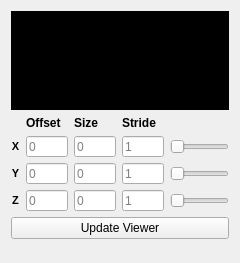
<?xml version="1.0" encoding="UTF-8"?>
<ui version="4.0">
 <class>selector_toolbox</class>
 <widget class="QWidget" name="selector_toolbox">
  <property name="enabled">
   <bool>true</bool>
  </property>
  <property name="geometry">
   <rect>
    <x>0</x>
    <y>0</y>
    <width>240</width>
    <height>263</height>
   </rect>
  </property>
  <property name="sizePolicy">
   <sizepolicy hsizetype="Expanding" vsizetype="Expanding">
    <horstretch>0</horstretch>
    <verstretch>0</verstretch>
   </sizepolicy>
  </property>
  <property name="windowTitle">
   <string>Selector Toolbox</string>
  </property>
  <layout class="QGridLayout" name="gridLayout_2">
   <item row="0" column="0" colspan="5">
    <widget class="QxtLetterBoxWidget" name="letterbox">
     <property name="sizePolicy">
      <sizepolicy hsizetype="Expanding" vsizetype="Expanding">
       <horstretch>0</horstretch>
       <verstretch>4</verstretch>
      </sizepolicy>
     </property>
     <layout class="QGridLayout" name="gridLayout">
      <property name="leftMargin">
       <number>0</number>
      </property>
      <property name="topMargin">
       <number>0</number>
      </property>
      <property name="rightMargin">
       <number>0</number>
      </property>
      <property name="bottomMargin">
       <number>0</number>
      </property>
      <property name="spacing">
       <number>0</number>
      </property>
      <item row="0" column="0">
       <widget class="pli::roi_selector" name="image">
        <property name="sizePolicy">
         <sizepolicy hsizetype="Ignored" vsizetype="Ignored">
          <horstretch>0</horstretch>
          <verstretch>0</verstretch>
         </sizepolicy>
        </property>
        <property name="minimumSize">
         <size>
          <width>0</width>
          <height>0</height>
         </size>
        </property>
        <property name="palette">
         <palette>
          <active>
           <colorrole role="WindowText">
            <brush brushstyle="SolidPattern">
             <color alpha="255">
              <red>255</red>
              <green>255</green>
              <blue>255</blue>
             </color>
            </brush>
           </colorrole>
           <colorrole role="Button">
            <brush brushstyle="SolidPattern">
             <color alpha="255">
              <red>0</red>
              <green>0</green>
              <blue>0</blue>
             </color>
            </brush>
           </colorrole>
           <colorrole role="Light">
            <brush brushstyle="SolidPattern">
             <color alpha="255">
              <red>0</red>
              <green>0</green>
              <blue>0</blue>
             </color>
            </brush>
           </colorrole>
           <colorrole role="Midlight">
            <brush brushstyle="SolidPattern">
             <color alpha="255">
              <red>0</red>
              <green>0</green>
              <blue>0</blue>
             </color>
            </brush>
           </colorrole>
           <colorrole role="Dark">
            <brush brushstyle="SolidPattern">
             <color alpha="255">
              <red>0</red>
              <green>0</green>
              <blue>0</blue>
             </color>
            </brush>
           </colorrole>
           <colorrole role="Mid">
            <brush brushstyle="SolidPattern">
             <color alpha="255">
              <red>0</red>
              <green>0</green>
              <blue>0</blue>
             </color>
            </brush>
           </colorrole>
           <colorrole role="Text">
            <brush brushstyle="SolidPattern">
             <color alpha="255">
              <red>255</red>
              <green>255</green>
              <blue>255</blue>
             </color>
            </brush>
           </colorrole>
           <colorrole role="BrightText">
            <brush brushstyle="SolidPattern">
             <color alpha="255">
              <red>255</red>
              <green>255</green>
              <blue>255</blue>
             </color>
            </brush>
           </colorrole>
           <colorrole role="ButtonText">
            <brush brushstyle="SolidPattern">
             <color alpha="255">
              <red>255</red>
              <green>255</green>
              <blue>255</blue>
             </color>
            </brush>
           </colorrole>
           <colorrole role="Base">
            <brush brushstyle="SolidPattern">
             <color alpha="255">
              <red>0</red>
              <green>0</green>
              <blue>0</blue>
             </color>
            </brush>
           </colorrole>
           <colorrole role="Window">
            <brush brushstyle="SolidPattern">
             <color alpha="255">
              <red>0</red>
              <green>0</green>
              <blue>0</blue>
             </color>
            </brush>
           </colorrole>
           <colorrole role="Shadow">
            <brush brushstyle="SolidPattern">
             <color alpha="255">
              <red>0</red>
              <green>0</green>
              <blue>0</blue>
             </color>
            </brush>
           </colorrole>
           <colorrole role="AlternateBase">
            <brush brushstyle="SolidPattern">
             <color alpha="255">
              <red>0</red>
              <green>0</green>
              <blue>0</blue>
             </color>
            </brush>
           </colorrole>
           <colorrole role="ToolTipBase">
            <brush brushstyle="SolidPattern">
             <color alpha="255">
              <red>255</red>
              <green>255</green>
              <blue>220</blue>
             </color>
            </brush>
           </colorrole>
           <colorrole role="ToolTipText">
            <brush brushstyle="SolidPattern">
             <color alpha="255">
              <red>0</red>
              <green>0</green>
              <blue>0</blue>
             </color>
            </brush>
           </colorrole>
          </active>
          <inactive>
           <colorrole role="WindowText">
            <brush brushstyle="SolidPattern">
             <color alpha="255">
              <red>255</red>
              <green>255</green>
              <blue>255</blue>
             </color>
            </brush>
           </colorrole>
           <colorrole role="Button">
            <brush brushstyle="SolidPattern">
             <color alpha="255">
              <red>0</red>
              <green>0</green>
              <blue>0</blue>
             </color>
            </brush>
           </colorrole>
           <colorrole role="Light">
            <brush brushstyle="SolidPattern">
             <color alpha="255">
              <red>0</red>
              <green>0</green>
              <blue>0</blue>
             </color>
            </brush>
           </colorrole>
           <colorrole role="Midlight">
            <brush brushstyle="SolidPattern">
             <color alpha="255">
              <red>0</red>
              <green>0</green>
              <blue>0</blue>
             </color>
            </brush>
           </colorrole>
           <colorrole role="Dark">
            <brush brushstyle="SolidPattern">
             <color alpha="255">
              <red>0</red>
              <green>0</green>
              <blue>0</blue>
             </color>
            </brush>
           </colorrole>
           <colorrole role="Mid">
            <brush brushstyle="SolidPattern">
             <color alpha="255">
              <red>0</red>
              <green>0</green>
              <blue>0</blue>
             </color>
            </brush>
           </colorrole>
           <colorrole role="Text">
            <brush brushstyle="SolidPattern">
             <color alpha="255">
              <red>255</red>
              <green>255</green>
              <blue>255</blue>
             </color>
            </brush>
           </colorrole>
           <colorrole role="BrightText">
            <brush brushstyle="SolidPattern">
             <color alpha="255">
              <red>255</red>
              <green>255</green>
              <blue>255</blue>
             </color>
            </brush>
           </colorrole>
           <colorrole role="ButtonText">
            <brush brushstyle="SolidPattern">
             <color alpha="255">
              <red>255</red>
              <green>255</green>
              <blue>255</blue>
             </color>
            </brush>
           </colorrole>
           <colorrole role="Base">
            <brush brushstyle="SolidPattern">
             <color alpha="255">
              <red>0</red>
              <green>0</green>
              <blue>0</blue>
             </color>
            </brush>
           </colorrole>
           <colorrole role="Window">
            <brush brushstyle="SolidPattern">
             <color alpha="255">
              <red>0</red>
              <green>0</green>
              <blue>0</blue>
             </color>
            </brush>
           </colorrole>
           <colorrole role="Shadow">
            <brush brushstyle="SolidPattern">
             <color alpha="255">
              <red>0</red>
              <green>0</green>
              <blue>0</blue>
             </color>
            </brush>
           </colorrole>
           <colorrole role="AlternateBase">
            <brush brushstyle="SolidPattern">
             <color alpha="255">
              <red>0</red>
              <green>0</green>
              <blue>0</blue>
             </color>
            </brush>
           </colorrole>
           <colorrole role="ToolTipBase">
            <brush brushstyle="SolidPattern">
             <color alpha="255">
              <red>255</red>
              <green>255</green>
              <blue>220</blue>
             </color>
            </brush>
           </colorrole>
           <colorrole role="ToolTipText">
            <brush brushstyle="SolidPattern">
             <color alpha="255">
              <red>0</red>
              <green>0</green>
              <blue>0</blue>
             </color>
            </brush>
           </colorrole>
          </inactive>
          <disabled>
           <colorrole role="WindowText">
            <brush brushstyle="SolidPattern">
             <color alpha="255">
              <red>0</red>
              <green>0</green>
              <blue>0</blue>
             </color>
            </brush>
           </colorrole>
           <colorrole role="Button">
            <brush brushstyle="SolidPattern">
             <color alpha="255">
              <red>0</red>
              <green>0</green>
              <blue>0</blue>
             </color>
            </brush>
           </colorrole>
           <colorrole role="Light">
            <brush brushstyle="SolidPattern">
             <color alpha="255">
              <red>0</red>
              <green>0</green>
              <blue>0</blue>
             </color>
            </brush>
           </colorrole>
           <colorrole role="Midlight">
            <brush brushstyle="SolidPattern">
             <color alpha="255">
              <red>0</red>
              <green>0</green>
              <blue>0</blue>
             </color>
            </brush>
           </colorrole>
           <colorrole role="Dark">
            <brush brushstyle="SolidPattern">
             <color alpha="255">
              <red>0</red>
              <green>0</green>
              <blue>0</blue>
             </color>
            </brush>
           </colorrole>
           <colorrole role="Mid">
            <brush brushstyle="SolidPattern">
             <color alpha="255">
              <red>0</red>
              <green>0</green>
              <blue>0</blue>
             </color>
            </brush>
           </colorrole>
           <colorrole role="Text">
            <brush brushstyle="SolidPattern">
             <color alpha="255">
              <red>0</red>
              <green>0</green>
              <blue>0</blue>
             </color>
            </brush>
           </colorrole>
           <colorrole role="BrightText">
            <brush brushstyle="SolidPattern">
             <color alpha="255">
              <red>255</red>
              <green>255</green>
              <blue>255</blue>
             </color>
            </brush>
           </colorrole>
           <colorrole role="ButtonText">
            <brush brushstyle="SolidPattern">
             <color alpha="255">
              <red>0</red>
              <green>0</green>
              <blue>0</blue>
             </color>
            </brush>
           </colorrole>
           <colorrole role="Base">
            <brush brushstyle="SolidPattern">
             <color alpha="255">
              <red>0</red>
              <green>0</green>
              <blue>0</blue>
             </color>
            </brush>
           </colorrole>
           <colorrole role="Window">
            <brush brushstyle="SolidPattern">
             <color alpha="255">
              <red>0</red>
              <green>0</green>
              <blue>0</blue>
             </color>
            </brush>
           </colorrole>
           <colorrole role="Shadow">
            <brush brushstyle="SolidPattern">
             <color alpha="255">
              <red>0</red>
              <green>0</green>
              <blue>0</blue>
             </color>
            </brush>
           </colorrole>
           <colorrole role="AlternateBase">
            <brush brushstyle="SolidPattern">
             <color alpha="255">
              <red>0</red>
              <green>0</green>
              <blue>0</blue>
             </color>
            </brush>
           </colorrole>
           <colorrole role="ToolTipBase">
            <brush brushstyle="SolidPattern">
             <color alpha="255">
              <red>255</red>
              <green>255</green>
              <blue>220</blue>
             </color>
            </brush>
           </colorrole>
           <colorrole role="ToolTipText">
            <brush brushstyle="SolidPattern">
             <color alpha="255">
              <red>0</red>
              <green>0</green>
              <blue>0</blue>
             </color>
            </brush>
           </colorrole>
          </disabled>
         </palette>
        </property>
        <property name="autoFillBackground">
         <bool>true</bool>
        </property>
        <property name="text">
         <string/>
        </property>
        <property name="scaledContents">
         <bool>true</bool>
        </property>
       </widget>
      </item>
     </layout>
    </widget>
   </item>
   <item row="1" column="1">
    <widget class="QLabel" name="label_offset">
     <property name="sizePolicy">
      <sizepolicy hsizetype="Minimum" vsizetype="Minimum">
       <horstretch>0</horstretch>
       <verstretch>0</verstretch>
      </sizepolicy>
     </property>
     <property name="font">
      <font>
       <weight>75</weight>
       <bold>true</bold>
      </font>
     </property>
     <property name="text">
      <string>Offset</string>
     </property>
    </widget>
   </item>
   <item row="1" column="2">
    <widget class="QLabel" name="label_size">
     <property name="sizePolicy">
      <sizepolicy hsizetype="Minimum" vsizetype="Minimum">
       <horstretch>0</horstretch>
       <verstretch>0</verstretch>
      </sizepolicy>
     </property>
     <property name="font">
      <font>
       <weight>75</weight>
       <bold>true</bold>
      </font>
     </property>
     <property name="text">
      <string>Size</string>
     </property>
    </widget>
   </item>
   <item row="1" column="3">
    <widget class="QLabel" name="label_stride">
     <property name="sizePolicy">
      <sizepolicy hsizetype="Minimum" vsizetype="Minimum">
       <horstretch>0</horstretch>
       <verstretch>0</verstretch>
      </sizepolicy>
     </property>
     <property name="font">
      <font>
       <weight>75</weight>
       <bold>true</bold>
      </font>
     </property>
     <property name="text">
      <string>Stride</string>
     </property>
    </widget>
   </item>
   <item row="2" column="0">
    <widget class="QLabel" name="label_x">
     <property name="sizePolicy">
      <sizepolicy hsizetype="Minimum" vsizetype="Minimum">
       <horstretch>0</horstretch>
       <verstretch>0</verstretch>
      </sizepolicy>
     </property>
     <property name="font">
      <font>
       <pointsize>8</pointsize>
       <weight>75</weight>
       <bold>true</bold>
      </font>
     </property>
     <property name="text">
      <string>X</string>
     </property>
     <property name="alignment">
      <set>Qt::AlignCenter</set>
     </property>
    </widget>
   </item>
   <item row="2" column="1">
    <widget class="QLineEdit" name="line_edit_offset_x">
     <property name="sizePolicy">
      <sizepolicy hsizetype="Fixed" vsizetype="Fixed">
       <horstretch>0</horstretch>
       <verstretch>0</verstretch>
      </sizepolicy>
     </property>
     <property name="minimumSize">
      <size>
       <width>42</width>
       <height>21</height>
      </size>
     </property>
     <property name="maximumSize">
      <size>
       <width>42</width>
       <height>21</height>
      </size>
     </property>
     <property name="toolTip">
      <string>Offset</string>
     </property>
     <property name="text">
      <string/>
     </property>
     <property name="alignment">
      <set>Qt::AlignLeading|Qt::AlignLeft|Qt::AlignVCenter</set>
     </property>
     <property name="placeholderText">
      <string>0</string>
     </property>
    </widget>
   </item>
   <item row="2" column="2">
    <widget class="QLineEdit" name="line_edit_size_x">
     <property name="sizePolicy">
      <sizepolicy hsizetype="Fixed" vsizetype="Fixed">
       <horstretch>0</horstretch>
       <verstretch>0</verstretch>
      </sizepolicy>
     </property>
     <property name="minimumSize">
      <size>
       <width>42</width>
       <height>21</height>
      </size>
     </property>
     <property name="maximumSize">
      <size>
       <width>42</width>
       <height>21</height>
      </size>
     </property>
     <property name="toolTip">
      <string>Size</string>
     </property>
     <property name="text">
      <string/>
     </property>
     <property name="alignment">
      <set>Qt::AlignLeading|Qt::AlignLeft|Qt::AlignVCenter</set>
     </property>
     <property name="placeholderText">
      <string>0</string>
     </property>
    </widget>
   </item>
   <item row="2" column="3">
    <widget class="QLineEdit" name="line_edit_stride_x">
     <property name="sizePolicy">
      <sizepolicy hsizetype="Fixed" vsizetype="Fixed">
       <horstretch>0</horstretch>
       <verstretch>0</verstretch>
      </sizepolicy>
     </property>
     <property name="minimumSize">
      <size>
       <width>42</width>
       <height>21</height>
      </size>
     </property>
     <property name="maximumSize">
      <size>
       <width>42</width>
       <height>21</height>
      </size>
     </property>
     <property name="toolTip">
      <string>Size</string>
     </property>
     <property name="text">
      <string/>
     </property>
     <property name="alignment">
      <set>Qt::AlignLeading|Qt::AlignLeft|Qt::AlignVCenter</set>
     </property>
     <property name="placeholderText">
      <string>1</string>
     </property>
    </widget>
   </item>
   <item row="2" column="4">
    <widget class="QxtSpanSlider" name="slider_x">
     <property name="sizePolicy">
      <sizepolicy hsizetype="Preferred" vsizetype="Fixed">
       <horstretch>1</horstretch>
       <verstretch>0</verstretch>
      </sizepolicy>
     </property>
     <property name="minimumSize">
      <size>
       <width>0</width>
       <height>0</height>
      </size>
     </property>
     <property name="maximum">
      <number>0</number>
     </property>
     <property name="value">
      <number>0</number>
     </property>
     <property name="orientation">
      <enum>Qt::Horizontal</enum>
     </property>
    </widget>
   </item>
   <item row="3" column="0">
    <widget class="QLabel" name="label_y">
     <property name="sizePolicy">
      <sizepolicy hsizetype="Minimum" vsizetype="Minimum">
       <horstretch>0</horstretch>
       <verstretch>0</verstretch>
      </sizepolicy>
     </property>
     <property name="font">
      <font>
       <pointsize>8</pointsize>
       <weight>75</weight>
       <bold>true</bold>
      </font>
     </property>
     <property name="text">
      <string>Y</string>
     </property>
     <property name="alignment">
      <set>Qt::AlignCenter</set>
     </property>
    </widget>
   </item>
   <item row="3" column="1">
    <widget class="QLineEdit" name="line_edit_offset_y">
     <property name="sizePolicy">
      <sizepolicy hsizetype="Fixed" vsizetype="Fixed">
       <horstretch>0</horstretch>
       <verstretch>0</verstretch>
      </sizepolicy>
     </property>
     <property name="minimumSize">
      <size>
       <width>42</width>
       <height>21</height>
      </size>
     </property>
     <property name="maximumSize">
      <size>
       <width>42</width>
       <height>21</height>
      </size>
     </property>
     <property name="toolTip">
      <string>Offset</string>
     </property>
     <property name="text">
      <string/>
     </property>
     <property name="alignment">
      <set>Qt::AlignLeading|Qt::AlignLeft|Qt::AlignVCenter</set>
     </property>
     <property name="placeholderText">
      <string>0</string>
     </property>
    </widget>
   </item>
   <item row="3" column="2">
    <widget class="QLineEdit" name="line_edit_size_y">
     <property name="sizePolicy">
      <sizepolicy hsizetype="Fixed" vsizetype="Fixed">
       <horstretch>0</horstretch>
       <verstretch>0</verstretch>
      </sizepolicy>
     </property>
     <property name="minimumSize">
      <size>
       <width>42</width>
       <height>21</height>
      </size>
     </property>
     <property name="maximumSize">
      <size>
       <width>42</width>
       <height>21</height>
      </size>
     </property>
     <property name="toolTip">
      <string>Size</string>
     </property>
     <property name="text">
      <string/>
     </property>
     <property name="alignment">
      <set>Qt::AlignLeading|Qt::AlignLeft|Qt::AlignVCenter</set>
     </property>
     <property name="placeholderText">
      <string>0</string>
     </property>
    </widget>
   </item>
   <item row="3" column="3">
    <widget class="QLineEdit" name="line_edit_stride_y">
     <property name="sizePolicy">
      <sizepolicy hsizetype="Fixed" vsizetype="Fixed">
       <horstretch>0</horstretch>
       <verstretch>0</verstretch>
      </sizepolicy>
     </property>
     <property name="minimumSize">
      <size>
       <width>42</width>
       <height>21</height>
      </size>
     </property>
     <property name="maximumSize">
      <size>
       <width>42</width>
       <height>21</height>
      </size>
     </property>
     <property name="toolTip">
      <string>Size</string>
     </property>
     <property name="text">
      <string/>
     </property>
     <property name="alignment">
      <set>Qt::AlignLeading|Qt::AlignLeft|Qt::AlignVCenter</set>
     </property>
     <property name="placeholderText">
      <string>1</string>
     </property>
    </widget>
   </item>
   <item row="3" column="4">
    <widget class="QxtSpanSlider" name="slider_y">
     <property name="sizePolicy">
      <sizepolicy hsizetype="Preferred" vsizetype="Fixed">
       <horstretch>1</horstretch>
       <verstretch>0</verstretch>
      </sizepolicy>
     </property>
     <property name="minimumSize">
      <size>
       <width>0</width>
       <height>0</height>
      </size>
     </property>
     <property name="maximum">
      <number>0</number>
     </property>
     <property name="value">
      <number>0</number>
     </property>
     <property name="orientation">
      <enum>Qt::Horizontal</enum>
     </property>
    </widget>
   </item>
   <item row="4" column="0">
    <widget class="QLabel" name="label_z">
     <property name="sizePolicy">
      <sizepolicy hsizetype="Minimum" vsizetype="Minimum">
       <horstretch>0</horstretch>
       <verstretch>0</verstretch>
      </sizepolicy>
     </property>
     <property name="font">
      <font>
       <pointsize>8</pointsize>
       <weight>75</weight>
       <bold>true</bold>
      </font>
     </property>
     <property name="text">
      <string>Z</string>
     </property>
     <property name="alignment">
      <set>Qt::AlignCenter</set>
     </property>
    </widget>
   </item>
   <item row="4" column="1">
    <widget class="QLineEdit" name="line_edit_offset_z">
     <property name="sizePolicy">
      <sizepolicy hsizetype="Fixed" vsizetype="Fixed">
       <horstretch>0</horstretch>
       <verstretch>0</verstretch>
      </sizepolicy>
     </property>
     <property name="minimumSize">
      <size>
       <width>42</width>
       <height>21</height>
      </size>
     </property>
     <property name="maximumSize">
      <size>
       <width>42</width>
       <height>21</height>
      </size>
     </property>
     <property name="toolTip">
      <string>Offset</string>
     </property>
     <property name="text">
      <string/>
     </property>
     <property name="alignment">
      <set>Qt::AlignLeading|Qt::AlignLeft|Qt::AlignVCenter</set>
     </property>
     <property name="placeholderText">
      <string>0</string>
     </property>
    </widget>
   </item>
   <item row="4" column="2">
    <widget class="QLineEdit" name="line_edit_size_z">
     <property name="sizePolicy">
      <sizepolicy hsizetype="Fixed" vsizetype="Fixed">
       <horstretch>0</horstretch>
       <verstretch>0</verstretch>
      </sizepolicy>
     </property>
     <property name="minimumSize">
      <size>
       <width>42</width>
       <height>21</height>
      </size>
     </property>
     <property name="maximumSize">
      <size>
       <width>42</width>
       <height>21</height>
      </size>
     </property>
     <property name="toolTip">
      <string>Size</string>
     </property>
     <property name="text">
      <string/>
     </property>
     <property name="alignment">
      <set>Qt::AlignLeading|Qt::AlignLeft|Qt::AlignVCenter</set>
     </property>
     <property name="placeholderText">
      <string>0</string>
     </property>
    </widget>
   </item>
   <item row="4" column="3">
    <widget class="QLineEdit" name="line_edit_stride_z">
     <property name="sizePolicy">
      <sizepolicy hsizetype="Fixed" vsizetype="Fixed">
       <horstretch>0</horstretch>
       <verstretch>0</verstretch>
      </sizepolicy>
     </property>
     <property name="minimumSize">
      <size>
       <width>42</width>
       <height>21</height>
      </size>
     </property>
     <property name="maximumSize">
      <size>
       <width>42</width>
       <height>21</height>
      </size>
     </property>
     <property name="toolTip">
      <string>Size</string>
     </property>
     <property name="text">
      <string/>
     </property>
     <property name="alignment">
      <set>Qt::AlignLeading|Qt::AlignLeft|Qt::AlignVCenter</set>
     </property>
     <property name="placeholderText">
      <string>1</string>
     </property>
    </widget>
   </item>
   <item row="4" column="4">
    <widget class="QxtSpanSlider" name="slider_z">
     <property name="sizePolicy">
      <sizepolicy hsizetype="Preferred" vsizetype="Fixed">
       <horstretch>1</horstretch>
       <verstretch>0</verstretch>
      </sizepolicy>
     </property>
     <property name="minimumSize">
      <size>
       <width>0</width>
       <height>0</height>
      </size>
     </property>
     <property name="maximum">
      <number>0</number>
     </property>
     <property name="value">
      <number>0</number>
     </property>
     <property name="orientation">
      <enum>Qt::Horizontal</enum>
     </property>
    </widget>
   </item>
   <item row="5" column="0" colspan="5">
    <widget class="QPushButton" name="button_update">
     <property name="text">
      <string>Update Viewer</string>
     </property>
    </widget>
   </item>
   <item row="6" column="0" colspan="5">
    <spacer name="verticalSpacer">
     <property name="orientation">
      <enum>Qt::Vertical</enum>
     </property>
     <property name="sizeHint" stdset="0">
      <size>
       <width>166</width>
       <height>13</height>
      </size>
     </property>
    </spacer>
   </item>
  </layout>
  <zorder>slider_x</zorder>
  <zorder>slider_y</zorder>
  <zorder>label_x</zorder>
  <zorder>line_edit_offset_x</zorder>
  <zorder>line_edit_offset_z</zorder>
  <zorder>label_z</zorder>
  <zorder>slider_z</zorder>
  <zorder>letterbox</zorder>
  <zorder>label_offset</zorder>
  <zorder>button_update</zorder>
  <zorder>label_size</zorder>
  <zorder>line_edit_size_x</zorder>
  <zorder>line_edit_size_z</zorder>
  <zorder>line_edit_offset_y</zorder>
  <zorder>label_y</zorder>
  <zorder>line_edit_size_y</zorder>
  <zorder>verticalSpacer</zorder>
  <zorder>label_stride</zorder>
  <zorder>line_edit_stride_y</zorder>
  <zorder>line_edit_stride_x</zorder>
  <zorder>line_edit_stride_z</zorder>
 </widget>
 <customwidgets>
  <customwidget>
   <class>QxtSpanSlider</class>
   <extends>QSlider</extends>
   <header location="global">pli_vis/third_party/qxt/QxtSpanSlider.h</header>
  </customwidget>
  <customwidget>
   <class>QxtLetterBoxWidget</class>
   <extends>QFrame</extends>
   <header location="global">pli_vis/third_party/qxt/QxtLetterBoxWidget.h</header>
   <container>1</container>
  </customwidget>
  <customwidget>
   <class>pli::roi_selector</class>
   <extends>QLabel</extends>
   <header location="global">pli_vis/ui/widgets/roi_selector.hpp</header>
  </customwidget>
 </customwidgets>
 <resources/>
 <connections/>
</ui>
